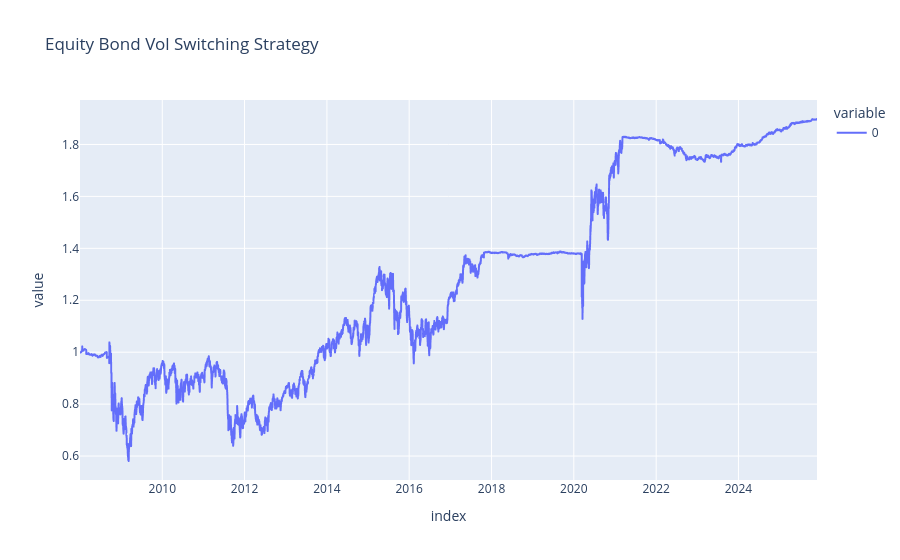

Source (notebook cell):
### Markdown cell above
## 4. Drawdown-driven equity-to-bond switching

### Code cell
dd = df_price.equity / df_price.equity.expanding().max()
df_signal = pd.DataFrame(index=df_price.index, columns=df_price.columns, dtype=float)
df_signal.loc[dd < dd_threshold_buy, 'equity'] = 1
df_signal.loc[dd >= dd_threshold_sell, 'equity'] = 0
df_signal = df_signal.ffill()
df_signal.loc[:, 'equity'] = df_signal.equity.fillna(0)
df_signal.loc[df_signal.equity == 0, 'bond'] = 1
df_signal.loc[df_signal.equity == 1, 'bond'] = 0
portfolio_level = df_price.pct_change().multiply(df_signal).sum(axis=1).add(1).cumprod()
portfolio_returns = portfolio_level.pct_change().dropna()

sharpe = (portfolio_returns.mean() * 252) / (portfolio_returns.std() * np.sqrt(252))
print(f'sharpe ratio: {sharpe:.2f}')

total_performance = portfolio_level.iloc[-1] / portfolio_level.iloc[0]
n = ((portfolio_level.index[-1]-portfolio_level.index[0]).days / 365)
x = total_performance**(1/n) -1
print(f'annualized return: {x:.2%}')

px.line(portfolio_level, title='Equity Bond Vol Switching Strategy')

### Figure 1 — Plotly figure (JSON) as saved in the notebook; plotly's stock layout.template omitted (floating-point values rounded to 4 significant figures; data arrays with more than 128 entries replaced by an {"elided": "..."} marker saying what was removed)
{"data": [{"hovertemplate": "variable=0<br>index=%{x}<br>value=%{y}<extra></extra>", "legendgroup": "0", "line": {"color": "#636efa", "dash": "solid"}, "marker": {"symbol": "circle"}, "mode": "lines", "name": "0", "showlegend": true, "type": "scattergl", "x": {"elided": "4537 str values"}, "xaxis": "x", "y": {"elided": "4537 float values"}, "yaxis": "y"}], "layout": {"legend": {"title": {"text": "variable"}, "tracegroupgap": 0}, "title": {"text": "Equity Bond Vol Switching Strategy"}, "xaxis": {"anchor": "y", "domain": [0, 1], "title": {"text": "index"}}, "yaxis": {"anchor": "x", "domain": [0, 1], "title": {"text": "value"}}}}
